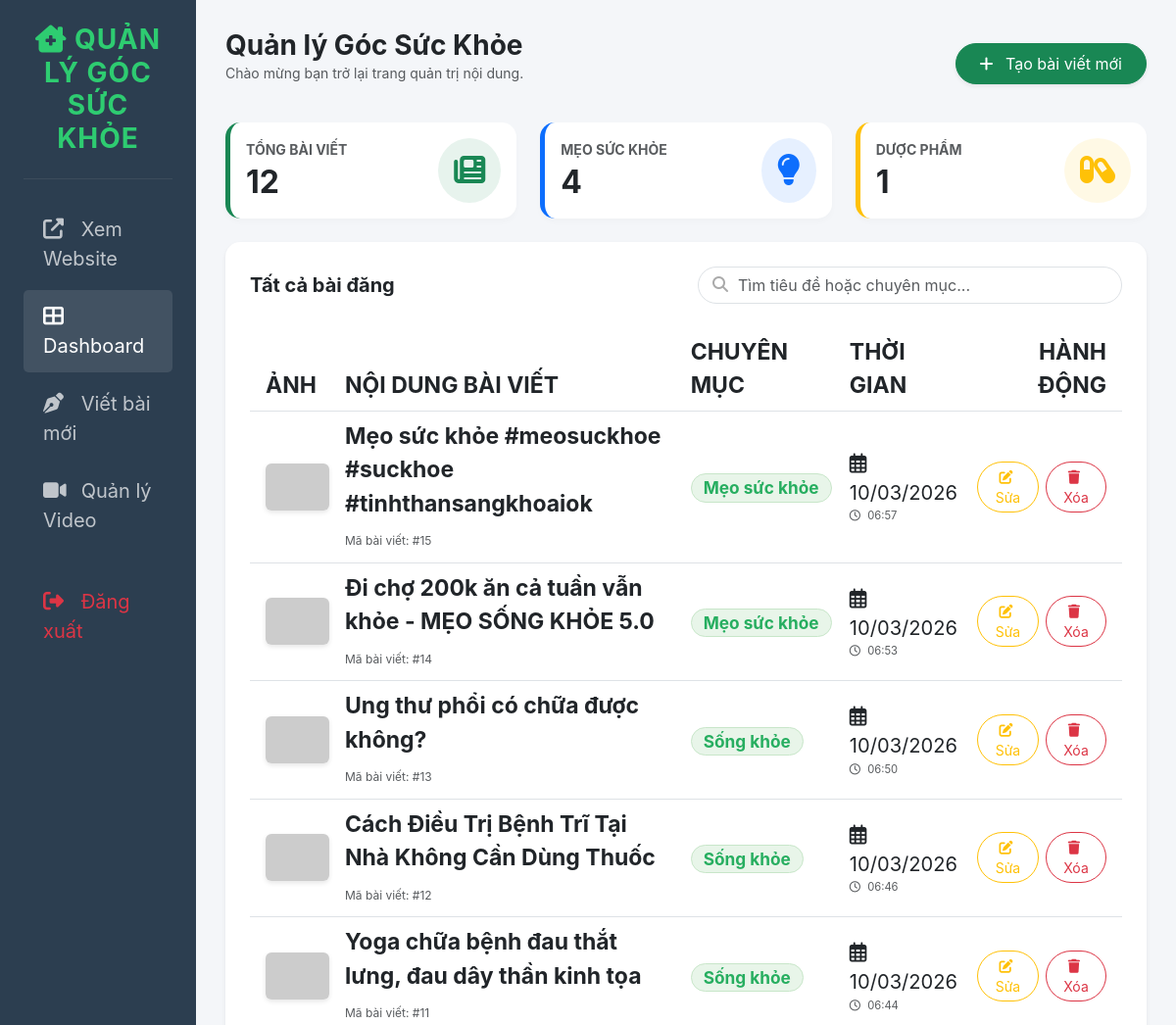
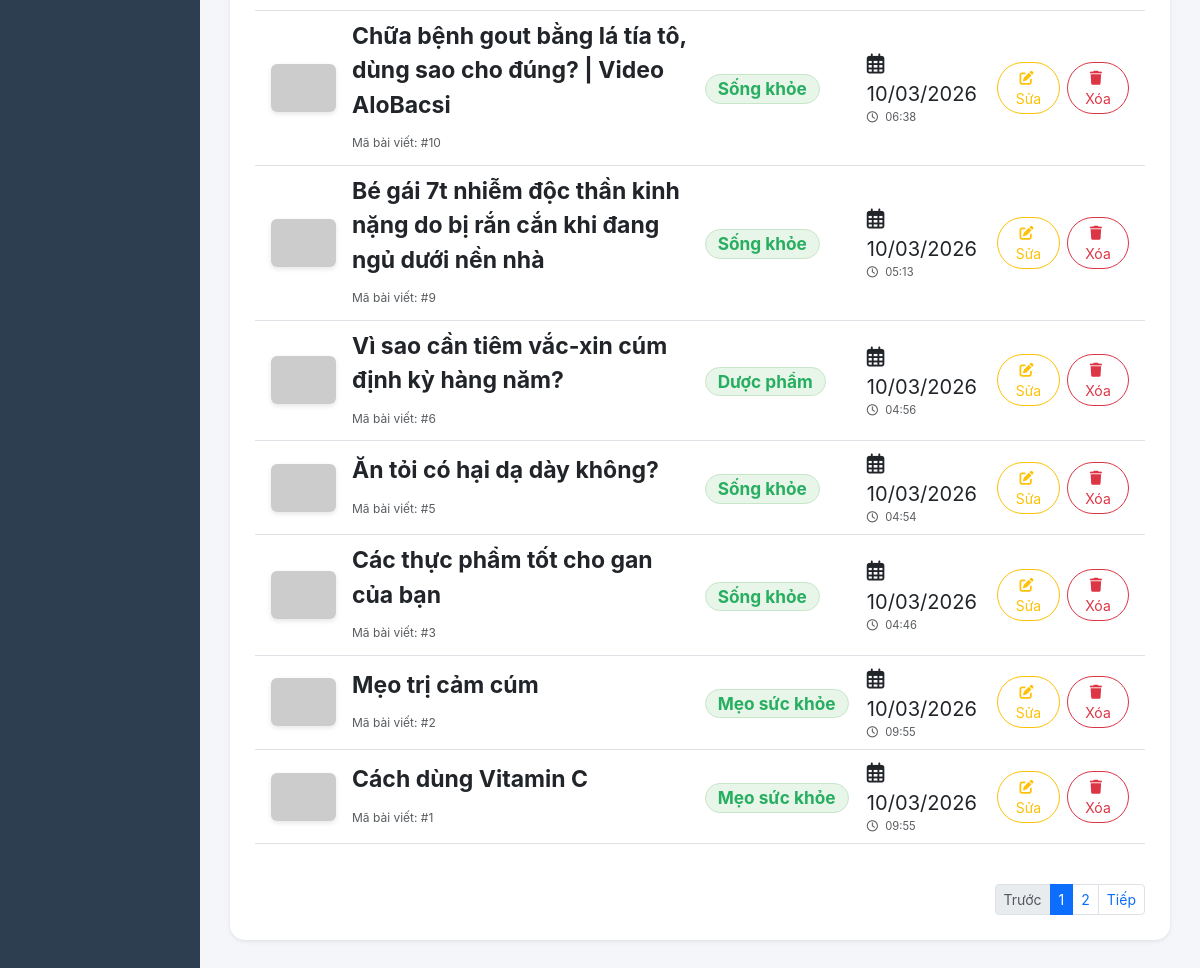
The app's page /admin.gocsk.php with its own data (2 pictures, top to bottom).
### tables this page shows
CREATE TABLE `posts` (
  `id` int(11) NOT NULL,
  `title` varchar(255) NOT NULL,
  `category` varchar(100) DEFAULT NULL,
  `summary` text DEFAULT NULL,
  `content` text DEFAULT NULL,
  `image_url` varchar(255) DEFAULT NULL,
  `video_url` varchar(255) DEFAULT NULL,
  `created_at` timestamp NOT NULL DEFAULT current_timestamp(),
  `video_type` varchar(20) DEFAULT 'long'
);

### admin.gocsk.php (the view, shortened to what this page needs)
<?php
require_once 'config/db.php';
$search = isset($_GET['search']) ? $conn->real_escape_string($_GET['search']) : '';
$where_clause = "";
$total_posts = $conn->query("SELECT id FROM posts")->num_rows;
$total_tips = $conn->query("SELECT id FROM posts WHERE category = 'Mẹo sức khỏe'")->num_rows;
$total_meds = $conn->query("SELECT id FROM posts WHERE category = 'Dược phẩm'")->num_rows;
?>
<!DOCTYPE html>
<html lang="vi">
<head>
    <link rel="stylesheet" href="https://cdn.jsdelivr.net/npm/bootstrap@5.3.0/dist/css/bootstrap.min.css">
    <link rel="stylesheet" href="https://cdnjs.cloudflare.com/ajax/libs/font-awesome/6.4.0/css/all.min.css">
   <link rel="stylesheet" href="css/admin.gocsk.css?v=2">
</head>
<body>
<div class="container-fluid">
    <div class="row">
        <div class="col-md-2 d-none d-md-block sidebar p-4">
            <h4 class="text-center mb-4 fw-bold"><i class="fas fa-clinic-medical"></i> QUẢN LÝ GÓC SỨC KHỎE</h4>
            <hr class="text-secondary">
            <ul class="nav flex-column mt-4">
                <li class="nav-item"><a href="index.php" class="nav-link"><i class="fas fa-external-link-alt me-2"></i> Xem Website</a></li>
                <li class="nav-item"><a href="admin.gocsk.php" class="nav-link active"><i class="fas fa-th-large me-2"></i> Dashboard</a></li>
                <li class="nav-item"><a href="add_post.php" class="nav-link"><i class="fas fa-pen-nib me-2"></i> Viết bài mới</a></li>
                <li class="nav-item">
    <a href="manage_videos.php" class="nav-link"><i class="fas fa-video me-2"></i> Quản lý Video</a>
</li>
                <li class="nav-item mt-4"><a href="logout.php" class="nav-link text-danger"><i class="fas fa-sign-out-alt me-2"></i> Đăng xuất</a></li>
            </ul>
        </div>
        <div class="col-md-10 main-content">
            <div class="d-flex justify-content-between align-items-center mb-4">
                <div>
                    <h3 class="fw-bold text-dark mb-0">Quản lý Góc Sức Khỏe</h3>
                    <p class="text-muted small">Chào mừng bạn trở lại trang quản trị nội dung.</p>
                </div>
                <a href="add_post.php" class="btn btn-success px-4 rounded-pill shadow-sm py-2">
                    <i class="fas fa-plus me-2"></i> Tạo bài viết mới
                </a>
            </div>
            <div class="row mb-4">
                <div class="col-md-4">
                    <div class="card stat-card bg-white p-3 border-success">
                        <div class="d-flex justify-content-between align-items-center">
                            <div>
                                <p class="text-muted mb-1 small fw-bold">TỔNG BÀI VIẾT</p>
                                <h2 class="mb-0 fw-bold"><?= $total_posts ?></h2>
                            </div>
                            <div class="bg-success bg-opacity-10 p-3 rounded-circle text-success">
                                <i class="fas fa-newspaper fa-2x"></i>
                            </div>
                        </div>
                    </div>
                </div>
                <div class="col-md-4">
                    <div class="card stat-card bg-white p-3 border-primary">
                        <div class="d-flex justify-content-between align-items-center">
                            <div>
                                <p class="text-muted mb-1 small fw-bold">MẸO SỨC KHỎE</p>
                                <h2 class="mb-0 fw-bold"><?= $total_tips ?></h2>
                            </div>
                            <div class="bg-primary bg-opacity-10 p-3 rounded-circle text-primary">
                                <i class="fas fa-lightbulb fa-2x"></i>
                            </div>
                        </div>
                    </div>
                </div>
                <div class="col-md-4">
                    <div class="card stat-card bg-white p-3 border-warning">
                        <div class="d-flex justify-content-between align-items-center">
                            <div>
                                <p class="text-muted mb-1 small fw-bold">DƯỢC PHẨM</p>
                                <h2 class="mb-0 fw-bold"><?= $total_meds ?></h2>
                            </div>
                            <div class="bg-warning bg-opacity-10 p-3 rounded-circle text-warning">
                                <i class="fas fa-capsules fa-2x"></i>
                            </div>
                        </div>
                    </div>
                </div>
            </div>
            <div class="table-container shadow-sm">
                <div class="row mb-4 align-items-center">
                    <div class="col-md-6">
                        <h5 class="fw-bold mb-0">Tất cả bài đăng</h5>
                    </div>
                    <div class="col-md-6">
                        <form method="GET" action="admin.gocsk.php" class="search-box">
                            <i class="fas fa-search"></i>
                            <input type="text" name="search" class="form-control" placeholder="Tìm tiêu đề hoặc chuyên mục..." value="<?= htmlspecialchars($search) ?>">
                        </form>
                    </div>
                </div>
                <div class="table-responsive">
                    <table class="table table-hover align-middle">
                        <thead class="bg-light">
                            <tr class="text-muted small">
                                <th class="ps-3">ẢNH</th>
                                <th>NỘI DUNG BÀI VIẾT</th>
                                <th>CHUYÊN MỤC</th>
                                <th>THỜI GIAN</th>
                                <th class="text-end pe-3">HÀNH ĐỘNG</th>
                            </tr>
                        </thead>
                        <tbody>
                            <?php
                            $sql = "SELECT * FROM posts $where_clause ORDER BY id DESC LIMIT 15";
                            $res = $conn->query($sql);
                            if($res->num_rows > 0):
                                while($row = $res->fetch_assoc()):
                            ?>
                            <tr>
                                <td class="ps-3">
<img src="images/<?= $row['image_url'] ?>" class="post-img-preview" onerror="this.src='https://via.placeholder.com/65x48?text=No+Img'">                                </td>
                                <td>
                                    <div class="fw-bold text-dark mb-0"><?= htmlspecialchars($row['title']) ?></div>
                                    <span class="text-muted" style="font-size: 0.75rem;">Mã bài viết: #<?= $row['id'] ?></span>
                                </td>
                                <td>
                                    <span class="badge rounded-pill badge-category"><?= $row['category'] ?></span>
                                </td>
                                <td>
                                    <div class="small"><i class="far fa-calendar-alt me-1"></i> <?= date('d/m/Y', strtotime($row['created_at'])) ?></div>
                                    <div class="text-muted" style="font-size: 0.7rem;"><i class="far fa-clock me-1"></i> <?= date('H:i', strtotime($row['created_at'])) ?></div>
                                </td>
                                <td class="text-end pe-3">
                                    <div class="btn-group">
                                        <a href="edit_post.php?id=<?= $row['id'] ?>" class="btn btn-sm btn-outline-warning rounded-pill px-3 me-2">
                                            <i class="fas fa-edit me-1"></i> Sửa
                                        </a>
                                        <a href="delete_post.php?id=<?= $row['id'] ?>" class="btn btn-sm btn-outline-danger rounded-pill px-3" onclick="return confirm('Bạn có chắc chắn muốn xóa bài viết này không?')">
                                            <i class="fas fa-trash me-1"></i> Xóa
                                        </a>
                                    </div>
                                </td>
                            </tr>
                            <?php
                                endwhile;
                            else:
                            ?>
                            <tr><td colspan="5" class="text-center py-5 text-muted">Không tìm thấy bài viết nào phù hợp.</td></tr>
                            <?php endif; ?>
                        </tbody>
                    </table>
                </div>
                <nav class="mt-4">
                    <ul class="pagination pagination-sm justify-content-end mb-0">
                        <li class="page-item disabled"><a class="page-item page-link" href="#">Trước</a></li>
                        <li class="page-item active"><a class="page-link" href="#">1</a></li>
                        <li class="page-item"><a class="page-link" href="#">2</a></li>
                        <li class="page-item"><a class="page-link" href="#">Tiếp</a></li>
                    </ul>
                </nav>
            </div>
        </div>
    </div>
</div>
</body>
</html>

### admin.gocsk.css (style rules this page uses)
:root { --primary-color: #2c3e50; --secondary-color: #27ae60; --accent-color: #f39c12; }
body { background-color: #f4f6f9; font-family: 'Inter', sans-serif; }
.sidebar { background: var(--primary-color); min-height: 100vh; color: white; transition: all 0.3s; }
.sidebar h4 { font-size: 1.2rem; color: #2ecc71; letter-spacing: 1px; }
.nav-link { color: rgba(255,255,255,0.7); padding: 12px 20px; transition: 0.3s; border-radius: 5px; margin-bottom: 5px; }
.nav-link:hover, .nav-link.active { color: white; background: rgba(255,255,255,0.1); }
.nav-link i { width: 25px; }
.main-content { padding: 30px; }
.stat-card { border: none; border-radius: 15px; box-shadow: 0 4px 6px rgba(0,0,0,0.02); border-left: 5px solid; }
.table-container { background: white; border-radius: 15px; padding: 25px; box-shadow: 0 10px 30px rgba(0,0,0,0.05); }
.post-img-preview { width: 65px; height: 48px; object-fit: cover; border-radius: 6px; box-shadow: 0 2px 5px rgba(0,0,0,0.1); }
.search-box .form-control { border-radius: 20px; padding-left: 40px; }
.search-box { position: relative; }
.search-box i { position: absolute; left: 15px; top: 10px; color: #aaa; }
.badge-category { background: #e8f5e9; color: #27ae60; border: 1px solid #c8e6c9; padding: 5px 12px; }
.table { font-size:23px; }
.table th { font-size:23px; font-weight:700; }
.table td { font-size:23px; }
.sidebar h4 { font-size:28px; }
.nav-link { font-size:20px; }
.nav-link i { font-size:21px; }

### records on screen
posts: title "Mẹo sức khỏe #meosuckhoe #suckhoe #tinhthansangkhoaiok", id "15", category "Mẹo sức khỏe", created_at "10/03/2026", created_at "06:57"
posts: title "Đi chợ 200k ăn cả tuần vẫn khỏe - MẸO SỐNG KHỎE 5.0", id "14", category "Mẹo sức khỏe", created_at "10/03/2026", created_at "06:53"
posts: title "Ung thư phổi có chữa được không?", id "13", category "Sống khỏe", created_at "10/03/2026", created_at "06:50"
posts: title "Cách Điều Trị Bệnh Trĩ Tại Nhà Không Cần Dùng Thuốc", id "12", category "Sống khỏe", created_at "10/03/2026", created_at "06:46"
posts: title "Yoga chữa bệnh đau thắt lưng, đau dây thần kinh tọa", id "11", category "Sống khỏe", created_at "10/03/2026", created_at "06:44"
posts: title "Chữa bệnh gout bằng lá tía tô, dùng sao cho đúng? | Video AloBacsi", id "10", category "Sống khỏe", created_at "10/03/2026", created_at "06:38"
posts: title "Bé gái 7t nhiễm độc thần kinh nặng do bị rắn cắn khi đang ngủ dưới nền nhà", id "9", category "Sống khỏe", created_at "10/03/2026", created_at "05:13"
posts: title "Vì sao cần tiêm vắc-xin cúm định kỳ hàng năm?", id "6", category "Dược phẩm", created_at "10/03/2026", created_at "04:56"
posts: title "Ăn tỏi có hại dạ dày không?", id "5", category "Sống khỏe", created_at "10/03/2026", created_at "04:54"
posts: title "Các thực phẩm tốt cho gan của bạn", id "3", category "Sống khỏe", created_at "10/03/2026", created_at "04:46"
posts: title "Mẹo trị cảm cúm", id "2", category "Mẹo sức khỏe", created_at "10/03/2026", created_at "09:55"
posts: title "Cách dùng Vitamin C", id "1", category "Mẹo sức khỏe", created_at "10/03/2026", created_at "09:55"

### other values on screen
$total_posts "12"
$total_tips "4"
$total_meds "1"
